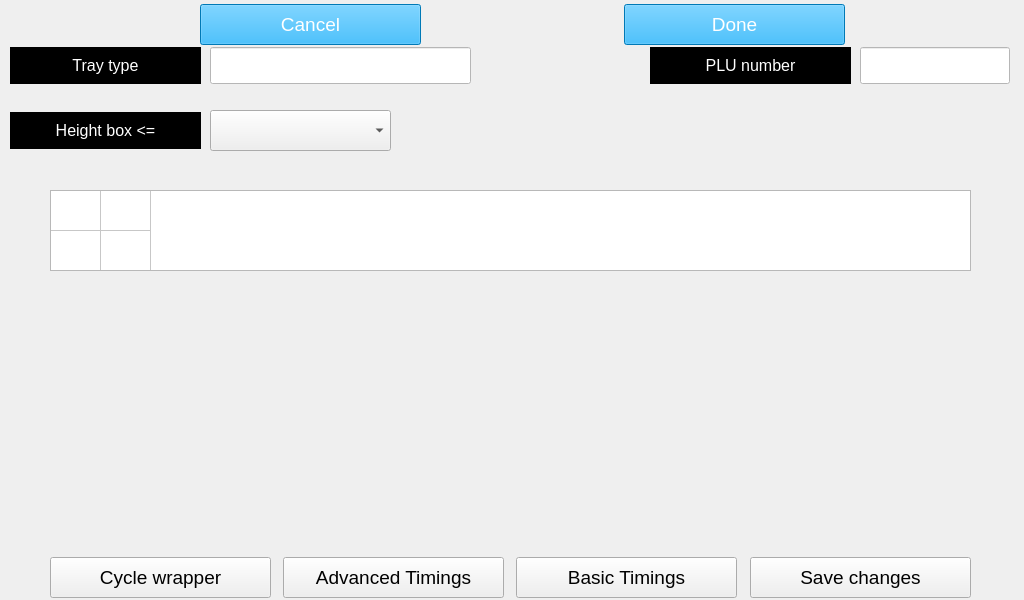
<?xml version="1.0" encoding="UTF-8"?>
<ui version="4.0">
 <class>serviceNewWrapperOtherTimings</class>
 <widget class="QWidget" name="serviceNewWrapperOtherTimings">
  <property name="geometry">
   <rect>
    <x>0</x>
    <y>0</y>
    <width>1024</width>
    <height>600</height>
   </rect>
  </property>
  <property name="font">
   <font>
    <pointsize>22</pointsize>
   </font>
  </property>
  <property name="windowTitle">
   <string>Form</string>
  </property>
  <widget class="QPushButton" name="butAdvancedTimings">
   <property name="geometry">
    <rect>
     <x>283</x>
     <y>557</y>
     <width>221</width>
     <height>41</height>
    </rect>
   </property>
   <property name="sizePolicy">
    <sizepolicy hsizetype="Fixed" vsizetype="Fixed">
     <horstretch>0</horstretch>
     <verstretch>0</verstretch>
    </sizepolicy>
   </property>
   <property name="minimumSize">
    <size>
     <width>221</width>
     <height>41</height>
    </size>
   </property>
   <property name="maximumSize">
    <size>
     <width>221</width>
     <height>51</height>
    </size>
   </property>
   <property name="font">
    <font>
     <pointsize>14</pointsize>
    </font>
   </property>
   <property name="text">
    <string>Advanced Timings</string>
   </property>
  </widget>
  <widget class="QLabel" name="lblTitleNumber">
   <property name="geometry">
    <rect>
     <x>650</x>
     <y>47</y>
     <width>201</width>
     <height>37</height>
    </rect>
   </property>
   <property name="sizePolicy">
    <sizepolicy hsizetype="Expanding" vsizetype="Expanding">
     <horstretch>0</horstretch>
     <verstretch>0</verstretch>
    </sizepolicy>
   </property>
   <property name="font">
    <font>
     <pointsize>12</pointsize>
    </font>
   </property>
   <property name="styleSheet">
    <string notr="true">color: white;
background: black;</string>
   </property>
   <property name="frameShape">
    <enum>QFrame::StyledPanel</enum>
   </property>
   <property name="text">
    <string>PLU number</string>
   </property>
   <property name="alignment">
    <set>Qt::AlignCenter</set>
   </property>
  </widget>
  <widget class="QLabel" name="lbl_TrayType">
   <property name="geometry">
    <rect>
     <x>10</x>
     <y>47</y>
     <width>191</width>
     <height>37</height>
    </rect>
   </property>
   <property name="sizePolicy">
    <sizepolicy hsizetype="Fixed" vsizetype="Fixed">
     <horstretch>0</horstretch>
     <verstretch>0</verstretch>
    </sizepolicy>
   </property>
   <property name="font">
    <font>
     <pointsize>12</pointsize>
    </font>
   </property>
   <property name="styleSheet">
    <string notr="true">color: white;
background: black;</string>
   </property>
   <property name="frameShape">
    <enum>QFrame::StyledPanel</enum>
   </property>
   <property name="text">
    <string>Tray type</string>
   </property>
   <property name="alignment">
    <set>Qt::AlignCenter</set>
   </property>
  </widget>
  <widget class="QTableWidget" name="tblBasicTimingsList">
   <property name="geometry">
    <rect>
     <x>50</x>
     <y>190</y>
     <width>921</width>
     <height>81</height>
    </rect>
   </property>
   <property name="sizePolicy">
    <sizepolicy hsizetype="Ignored" vsizetype="Maximum">
     <horstretch>0</horstretch>
     <verstretch>0</verstretch>
    </sizepolicy>
   </property>
   <property name="minimumSize">
    <size>
     <width>921</width>
     <height>81</height>
    </size>
   </property>
   <property name="maximumSize">
    <size>
     <width>921</width>
     <height>121</height>
    </size>
   </property>
   <property name="baseSize">
    <size>
     <width>0</width>
     <height>0</height>
    </size>
   </property>
   <property name="font">
    <font>
     <pointsize>12</pointsize>
    </font>
   </property>
   <property name="toolTip">
    <string notr="true"/>
   </property>
   <property name="statusTip">
    <string notr="true"/>
   </property>
   <property name="accessibleName">
    <string notr="true"/>
   </property>
   <property name="verticalScrollBarPolicy">
    <enum>Qt::ScrollBarAlwaysOff</enum>
   </property>
   <property name="horizontalScrollBarPolicy">
    <enum>Qt::ScrollBarAlwaysOff</enum>
   </property>
   <property name="editTriggers">
    <set>QAbstractItemView::NoEditTriggers</set>
   </property>
   <property name="rowCount">
    <number>2</number>
   </property>
   <property name="columnCount">
    <number>2</number>
   </property>
   <attribute name="horizontalHeaderVisible">
    <bool>false</bool>
   </attribute>
   <attribute name="horizontalHeaderDefaultSectionSize">
    <number>50</number>
   </attribute>
   <attribute name="horizontalHeaderStretchLastSection">
    <bool>false</bool>
   </attribute>
   <attribute name="verticalHeaderVisible">
    <bool>false</bool>
   </attribute>
   <attribute name="verticalHeaderCascadingSectionResizes">
    <bool>false</bool>
   </attribute>
   <attribute name="verticalHeaderDefaultSectionSize">
    <number>40</number>
   </attribute>
   <attribute name="verticalHeaderHighlightSections">
    <bool>false</bool>
   </attribute>
   <attribute name="verticalHeaderMinimumSectionSize">
    <number>40</number>
   </attribute>
   <attribute name="verticalHeaderStretchLastSection">
    <bool>false</bool>
   </attribute>
   <row/>
   <row/>
   <column/>
   <column/>
  </widget>
  <widget class="QPushButton" name="butBasicTimings">
   <property name="geometry">
    <rect>
     <x>516</x>
     <y>557</y>
     <width>221</width>
     <height>41</height>
    </rect>
   </property>
   <property name="sizePolicy">
    <sizepolicy hsizetype="Fixed" vsizetype="Fixed">
     <horstretch>0</horstretch>
     <verstretch>0</verstretch>
    </sizepolicy>
   </property>
   <property name="minimumSize">
    <size>
     <width>221</width>
     <height>41</height>
    </size>
   </property>
   <property name="maximumSize">
    <size>
     <width>221</width>
     <height>51</height>
    </size>
   </property>
   <property name="font">
    <font>
     <pointsize>14</pointsize>
    </font>
   </property>
   <property name="text">
    <string>Basic Timings</string>
   </property>
  </widget>
  <widget class="QPushButton" name="butSaveChanges">
   <property name="geometry">
    <rect>
     <x>750</x>
     <y>557</y>
     <width>221</width>
     <height>41</height>
    </rect>
   </property>
   <property name="sizePolicy">
    <sizepolicy hsizetype="Fixed" vsizetype="Fixed">
     <horstretch>0</horstretch>
     <verstretch>0</verstretch>
    </sizepolicy>
   </property>
   <property name="minimumSize">
    <size>
     <width>221</width>
     <height>41</height>
    </size>
   </property>
   <property name="maximumSize">
    <size>
     <width>221</width>
     <height>51</height>
    </size>
   </property>
   <property name="font">
    <font>
     <pointsize>14</pointsize>
    </font>
   </property>
   <property name="text">
    <string>Save changes</string>
   </property>
  </widget>
  <widget class="QLabel" name="lblHeightBox">
   <property name="geometry">
    <rect>
     <x>10</x>
     <y>112</y>
     <width>191</width>
     <height>37</height>
    </rect>
   </property>
   <property name="sizePolicy">
    <sizepolicy hsizetype="Fixed" vsizetype="Fixed">
     <horstretch>0</horstretch>
     <verstretch>0</verstretch>
    </sizepolicy>
   </property>
   <property name="font">
    <font>
     <pointsize>12</pointsize>
    </font>
   </property>
   <property name="styleSheet">
    <string notr="true">color: white;
background: black;</string>
   </property>
   <property name="frameShape">
    <enum>QFrame::StyledPanel</enum>
   </property>
   <property name="text">
    <string>Height box &lt;=</string>
   </property>
   <property name="alignment">
    <set>Qt::AlignCenter</set>
   </property>
  </widget>
  <widget class="QPushButton" name="butCycleWrapper">
   <property name="geometry">
    <rect>
     <x>50</x>
     <y>557</y>
     <width>221</width>
     <height>41</height>
    </rect>
   </property>
   <property name="sizePolicy">
    <sizepolicy hsizetype="Fixed" vsizetype="Fixed">
     <horstretch>0</horstretch>
     <verstretch>0</verstretch>
    </sizepolicy>
   </property>
   <property name="minimumSize">
    <size>
     <width>221</width>
     <height>41</height>
    </size>
   </property>
   <property name="maximumSize">
    <size>
     <width>221</width>
     <height>51</height>
    </size>
   </property>
   <property name="font">
    <font>
     <pointsize>14</pointsize>
    </font>
   </property>
   <property name="text">
    <string>Cycle wrapper</string>
   </property>
  </widget>
  <widget class="QComboBox" name="cbo_HeightBox">
   <property name="geometry">
    <rect>
     <x>210</x>
     <y>110</y>
     <width>181</width>
     <height>41</height>
    </rect>
   </property>
  </widget>
  <widget class="QLineEdit" name="le_TrayName">
   <property name="enabled">
    <bool>false</bool>
   </property>
   <property name="geometry">
    <rect>
     <x>210</x>
     <y>47</y>
     <width>261</width>
     <height>37</height>
    </rect>
   </property>
   <property name="styleSheet">
    <string notr="true">background-color: white;</string>
   </property>
  </widget>
  <widget class="QLineEdit" name="le_PLUNumber">
   <property name="enabled">
    <bool>false</bool>
   </property>
   <property name="geometry">
    <rect>
     <x>860</x>
     <y>47</y>
     <width>150</width>
     <height>37</height>
    </rect>
   </property>
   <property name="styleSheet">
    <string notr="true">background-color: white;</string>
   </property>
  </widget>
  <widget class="QPushButton" name="butCancel">
   <property name="geometry">
    <rect>
     <x>200</x>
     <y>4</y>
     <width>221</width>
     <height>41</height>
    </rect>
   </property>
   <property name="sizePolicy">
    <sizepolicy hsizetype="Fixed" vsizetype="Fixed">
     <horstretch>0</horstretch>
     <verstretch>0</verstretch>
    </sizepolicy>
   </property>
   <property name="minimumSize">
    <size>
     <width>221</width>
     <height>41</height>
    </size>
   </property>
   <property name="maximumSize">
    <size>
     <width>221</width>
     <height>51</height>
    </size>
   </property>
   <property name="font">
    <font>
     <pointsize>14</pointsize>
    </font>
   </property>
   <property name="styleSheet">
    <string notr="true">background-color: rgb(0, 170, 255); 
color: rgb(255, 255, 255);</string>
   </property>
   <property name="text">
    <string>Cancel</string>
   </property>
  </widget>
  <widget class="QPushButton" name="butDone">
   <property name="geometry">
    <rect>
     <x>624</x>
     <y>4</y>
     <width>221</width>
     <height>41</height>
    </rect>
   </property>
   <property name="sizePolicy">
    <sizepolicy hsizetype="Fixed" vsizetype="Fixed">
     <horstretch>0</horstretch>
     <verstretch>0</verstretch>
    </sizepolicy>
   </property>
   <property name="minimumSize">
    <size>
     <width>221</width>
     <height>41</height>
    </size>
   </property>
   <property name="maximumSize">
    <size>
     <width>221</width>
     <height>51</height>
    </size>
   </property>
   <property name="font">
    <font>
     <pointsize>14</pointsize>
    </font>
   </property>
   <property name="styleSheet">
    <string notr="true">background-color: rgb(0, 170, 255); 
color: rgb(255, 255, 255);</string>
   </property>
   <property name="text">
    <string>Done</string>
   </property>
  </widget>
  <widget class="QLabel" name="label_trayFound">
   <property name="geometry">
    <rect>
     <x>480</x>
     <y>50</y>
     <width>161</width>
     <height>31</height>
    </rect>
   </property>
   <property name="font">
    <font>
     <pointsize>16</pointsize>
    </font>
   </property>
   <property name="text">
    <string/>
   </property>
  </widget>
 </widget>
 <resources/>
 <connections/>
</ui>
